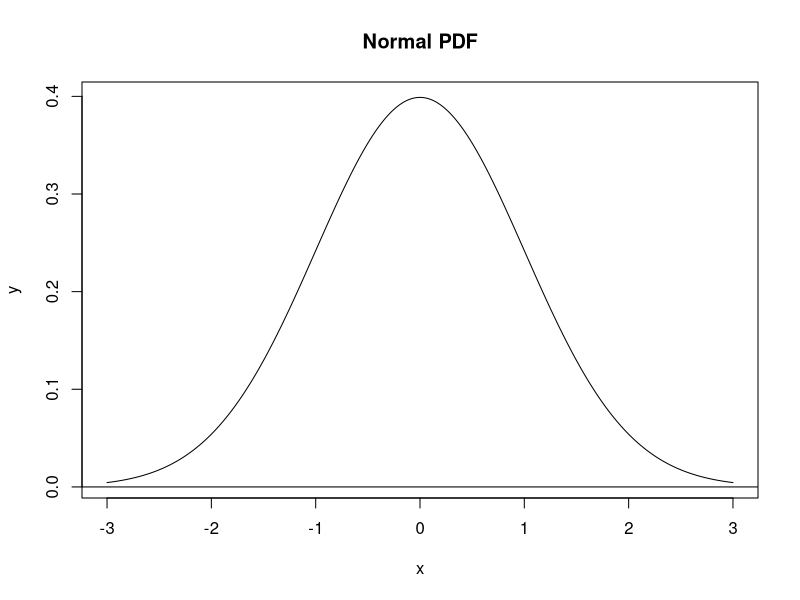
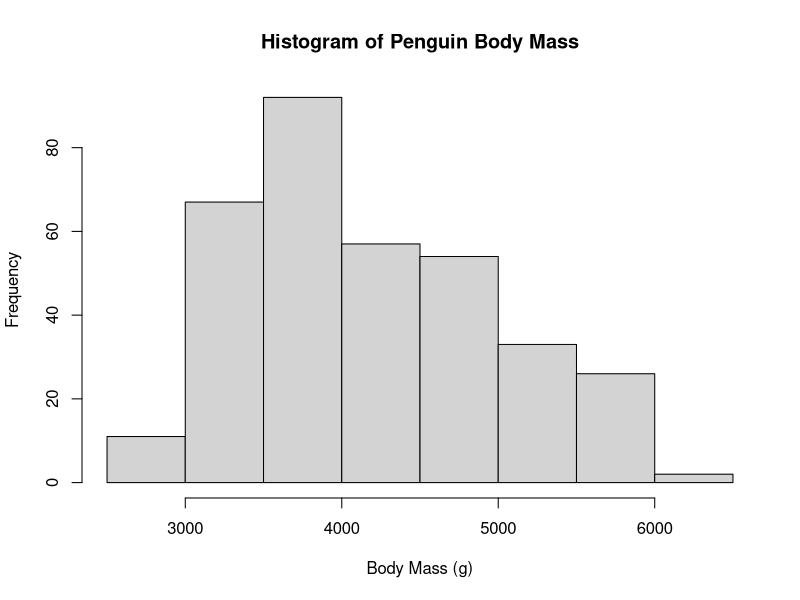
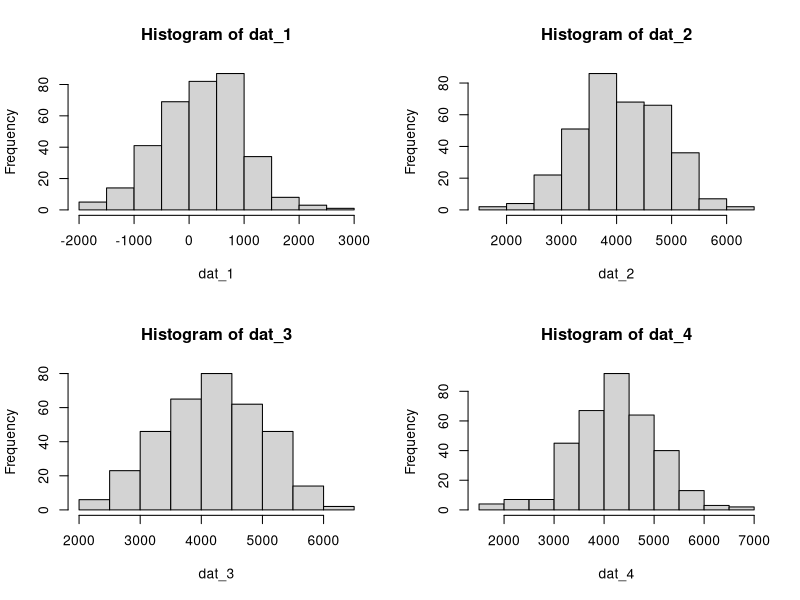
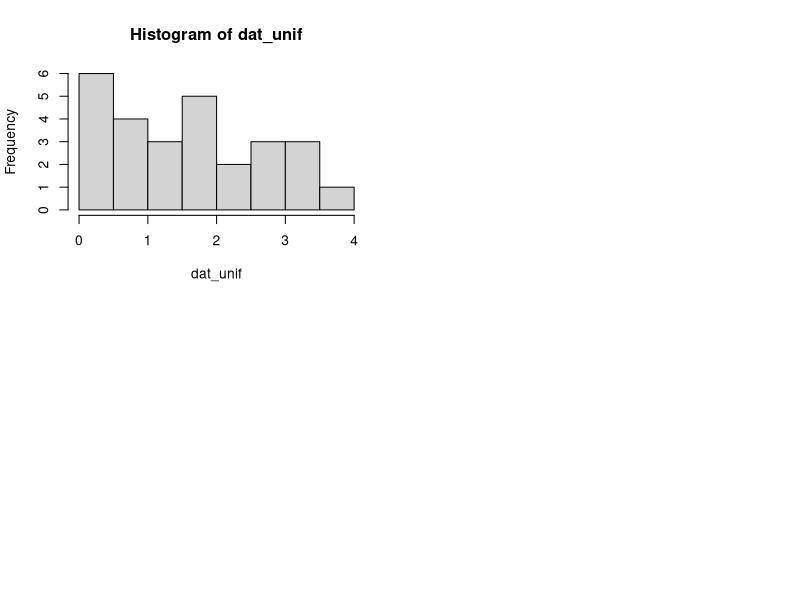
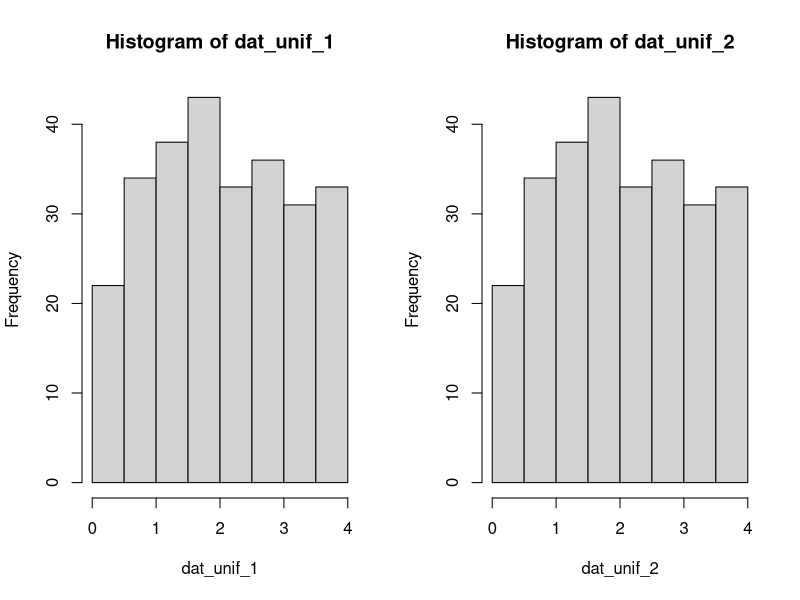
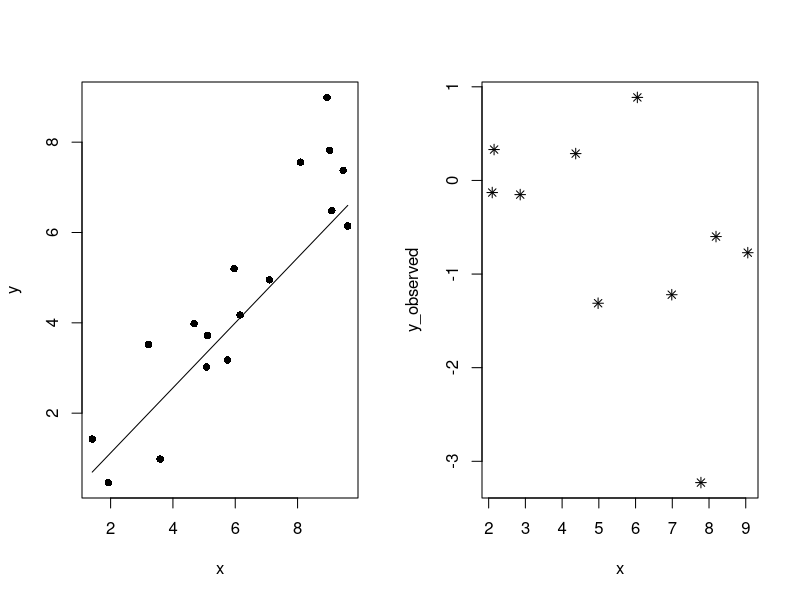
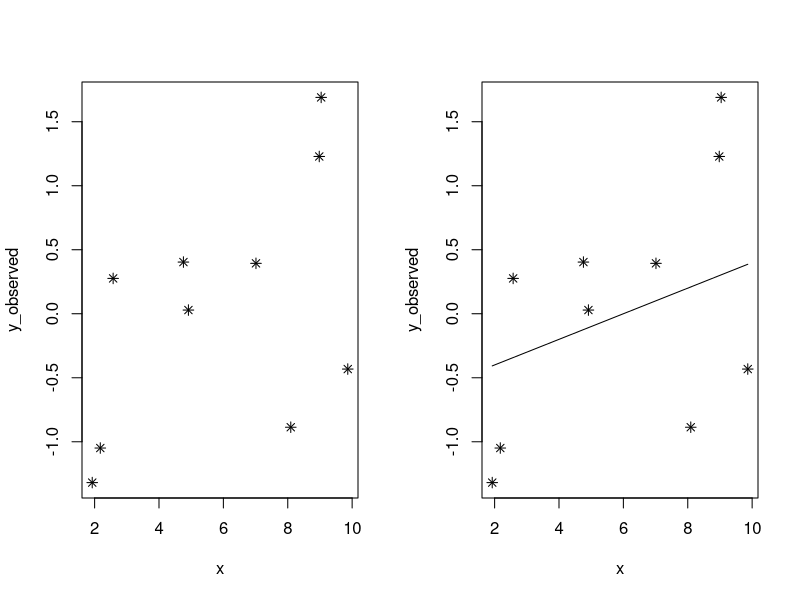
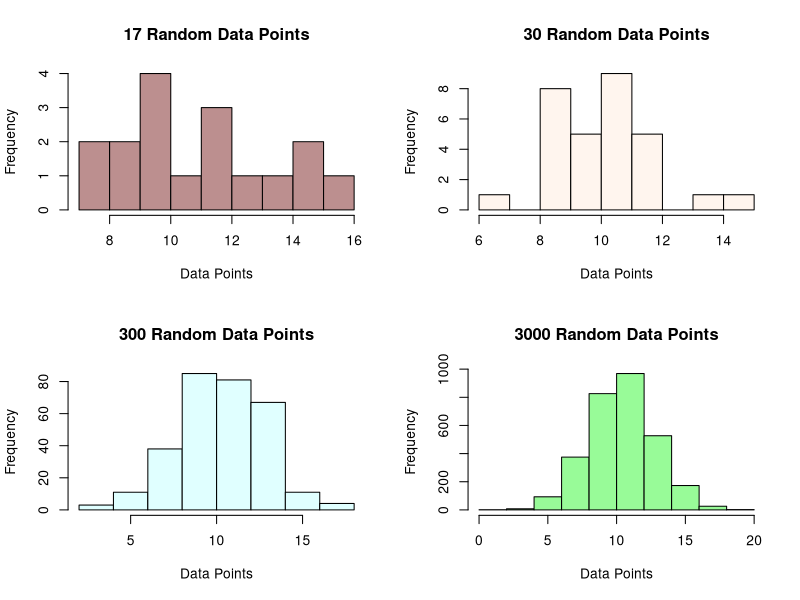

Recreate these plots in R, in order.
## ---- chunk 1
x = seq(-3, 3, length.out = 1000)
y = dnorm(x)

plot(x, y, main = "Normal PDF", type = "l")
abline(h = 0)

## ---- chunk 2
require(palmerpenguins)
hist(
  penguins$body_mass_g,
  main = "Histogram of Penguin Body Mass",
  xlab = "Body Mass (g)"
)

mean(penguins$body_mass_g, na.rm = TRUE) #4201.754
sd(penguins$body_mass_g, na.rm = TRUE) #801.95
nrow(penguins) #344
## ---- chunk 3
dat_1 = rnorm(n = 344, mean = 202, sd = 802)
dat_2 = rnorm(n = 344, mean = 4202, sd = 802)
dat_3 = rnorm(n = 344, mean = 4202, sd = 802)
dat_4 = rnorm(n = 344, mean = 4202, sd = 802)

par(mfrow = c(2,2))

hist(dat_1)
hist(dat_2)
hist(dat_3)
hist(dat_4)
## ---- chunk 4
set.seed(12)
dat_unif = runif(n =27, min = 0, max = 4)
hist(dat_unif)

set.seed(1)
dat_unif_1 = runif(n = 270, min = 0, max = 4)
set.seed(1)
dat_unif_2 = runif(n = 270, min = 0, max = 4)

par(mfrow = c(1, 2))
hist(dat_unif_1)
hist(dat_unif_2)

## ---- chunk 5
set.seed(123)
n = 17
slope = 0.7
intcp = 0.2

guess_x = 6
guess_y = 4
guess_slope = 0.72

x = runif(n = n, min = 1, max = 10)
y = rnorm(n = n, mean = slope * x + intcp)

line_point_slope = function(x, x1, y1, slope)
{
  get_y_intercept = 
    function(x1, y1, slope) 
      return(-(x1 * slope) + y1)
  
  linear = 
    function(x, yint, slope) 
      return(yint + x * slope)
  
  return(linear(x, get_y_intercept(x1, y1, slope), slope))
}

plot(x, y, pch = 16)
curve(line_point_slope(x, guess_x, guess_y, guess_slope), add = T)

n_pts = 10
x_min = 1
x_max = 10
x = runif(n = n_pts, min = x_min, max = x_max)

dat = data.frame(x = x, y_observed = rnorm(n_pts))

plot(y_observed ~ x, data = dat, pch = 8)

line_point_slope = function(x, x1, y1, slope)
{
  get_y_intercept = 
    function(x1, y1, slope) 
      return(-(x1 * slope) + y1)
  
  linear = 
    function(x, yint, slope) 
      return(yint + x * slope)
  
  return(linear(x, get_y_intercept(x1, y1, slope), slope))
  
}

n_pts = 10
x_min = 1
x_max = 10
x = runif(n = n_pts, min = x_min, max = x_max)

dat = data.frame(x = x, y_observed = rnorm(n_pts))

plot(y_observed ~ x, data = dat, pch = 8)

guess_x = 6
guess_y = 0
guess_slope = 0.1

plot(y_observed ~ x, data = dat, pch = 8)
curve(line_point_slope(x, guess_x, guess_y, guess_slope), add = T)

dat$y_predicted = line_point_slope(dat$x, guess_x, guess_y, guess_slope)


dat$resids = (dat$y_observed - dat$y_predicted)

sum(dat$resids)


## ---- chunk 6
norm_17 = rnorm(n = 17, mean = 10.4, sd = 2.4)
norm_30 = rnorm(n = 30, mean = 10.4, sd = 2.4)
norm_300 = rnorm(n = 300, mean = 10.4, sd = 2.4)
norm_3000 = rnorm(n = 3000, mean = 10.4, sd = 2.4)
## ---- chunk 7
par(mfrow = c(2,2))

hist(norm_17, main = "17 Random Data Points", xlab = "Data Points", col = "rosybrown")
hist(norm_30,  main = "30 Random Data Points", xlab = "Data Points", col = "seashell")
hist(norm_300,  main = "300 Random Data Points", xlab = "Data Points", col ="lightcyan")
hist(norm_3000,  main = "3000 Random Data Points", xlab = "Data Points", col = "palegreen")


## ---- chunk 8
image_file = "lab_04_hist_01.0.png"

require(here)

{
png(
  here("Images", "lab_04_hist_01.png"),
  width = 1500, height = 1600)
par(mfrow = c(2,2))

hist(norm_17, main = "17 Random Data Points", xlab = "Data Points", col = "rosybrown")
hist(norm_30,  main = "30 Random Data Points", xlab = "Data Points", col = "seashell")
hist(norm_300,  main = "300 Random Data Points", xlab = "Data Points", col ="lightcyan")
hist(norm_3000,  main = "3000 Random Data Points", xlab = "Data Points", col = "palegreen")

dev.off()
}


## ---- chunk 9

require(here)

pdf(file = here("Images", "norm_1.pdf"))

x = seq(3, 19, length.out = 1000)
y = dnorm(x, mean = 10.4, sd = 2.4)

plot(x, y, main = "Standard Normal PDF: mean = 10.4 and sd = 2.4", type = "l", xlim = c(3, 19))
abline(h = 0)






## ---- chunk 10
n_pts = 56
x_min = 1
x_max = 80
x = runif(n = n_pts, min = x_min, max = x_max)
dat_4 = data.frame(x = x, y_observed = rnorm(n_pts))
dat_4

rnorm(56)
set.seed(123)

par(mfrow = c(2,2))

image_file = "Random_Plots.png"

require(here)

{
png(
  here("Images", "Random_Plots.png"),
  width = 1500, height = 1600)
par(mfrow = c(2,2))

plot(dat_4, main = "Random Numbers", xlab = "data points", ylab = "y observed", col = "palegreen4")

boxplot(dat_4, main = "Random Number 2.0", xlab = "data points", ylab = "y observed", col = "red4")

hist(dat_4$x, main = "Random Number 3.0", xlab = "data points", ylab = "y observed", col = "lavenderblush",
border = "plum4")

barplot(dat_4$y_observed, main = "Random Number 4.0", xlab = "data points", ylab = "y observed", col = "darkblue")

}


## ---- chunk 11

png(
  here("Images", "Line_Slope.png"),
  width = 1500, height = 1600)

line_point_slope = function(x, x1, y1, slope)
  
{
  get_y_intercept = 
    function(x1, y1, slope) 
      return(-(x1 * slope) + y1)
  
  linear = 
    function(x, yint, slope) 
      return(yint + x * slope)
  
  return(linear(x, get_y_intercept(x1, y1, slope), slope))
  
}

plot(dat_4, main = "Random Numbers", xlab = "data points", ylab = "y observed", col = "palegreen4")

logistic_midpoint_slope = function(x, midpoint, slope)
{
  b = get_logistic_param_b(slope)
  a = get_logistic_param_a(slope, midpoint)
  return(logistic(x, a, b))
}

guess_x = 5
guess_y = -3
guess_slope = 0.1

plot(y_observed ~ x, data = dat_4, pch = 8, col = "darkmagenta")
curve(line_point_slope(x, guess_x, guess_y, guess_slope), add = T)


## ---- chunk 12

dat_4$y_predicted = line_point_slope(dat_4$x, guess_x, guess_y, guess_slope)
dat_4


dat_4$resids = (dat_4$y_observed - dat_4$y_predicted)

dat_4

#Question 14

hist(dat_4$resids, main = "Model Residuals", xlab = "data points", ylab = "y observed", col = "darkorange3",
border = "gold2")

plot(dat_4$y_predicted, dat_4$resids, main = "Model's Predicted Values", xlab = "Predicted Values", ylab = "Residuals", col = "indianred") 

 

